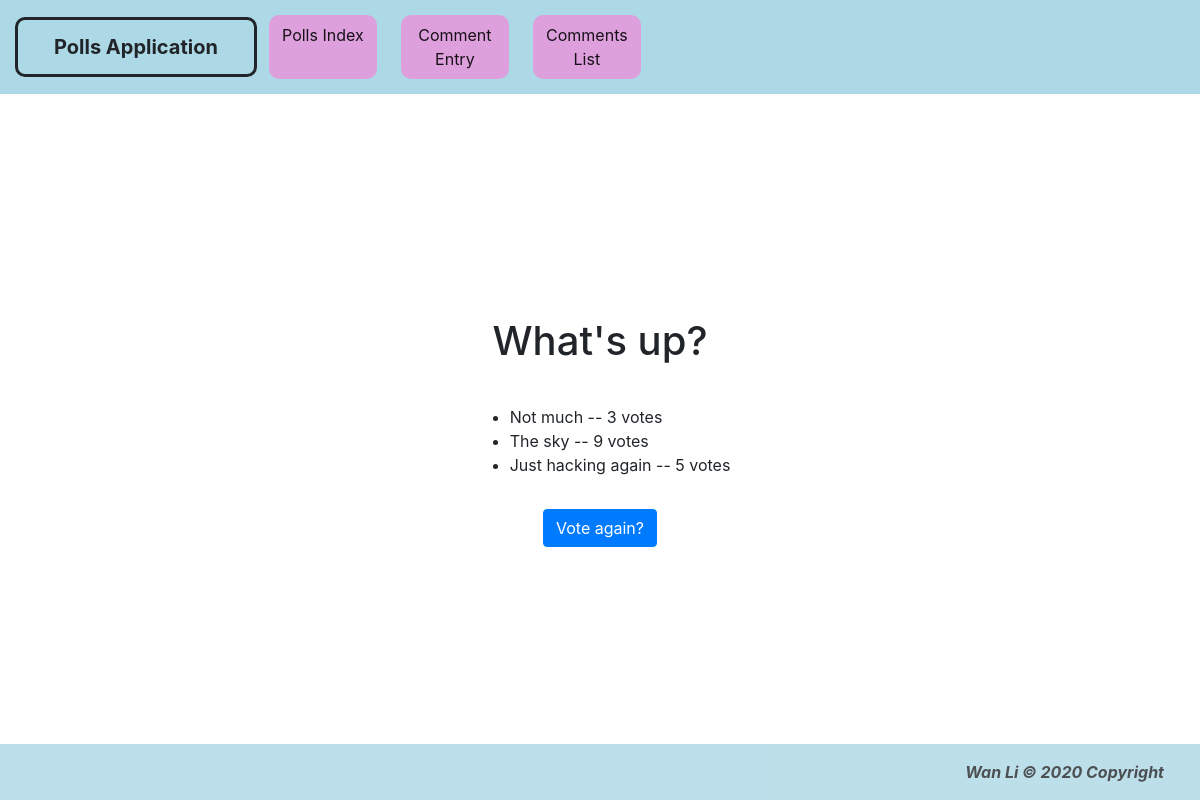
/polls/1/results/, run on an earlier commit of the app's database.
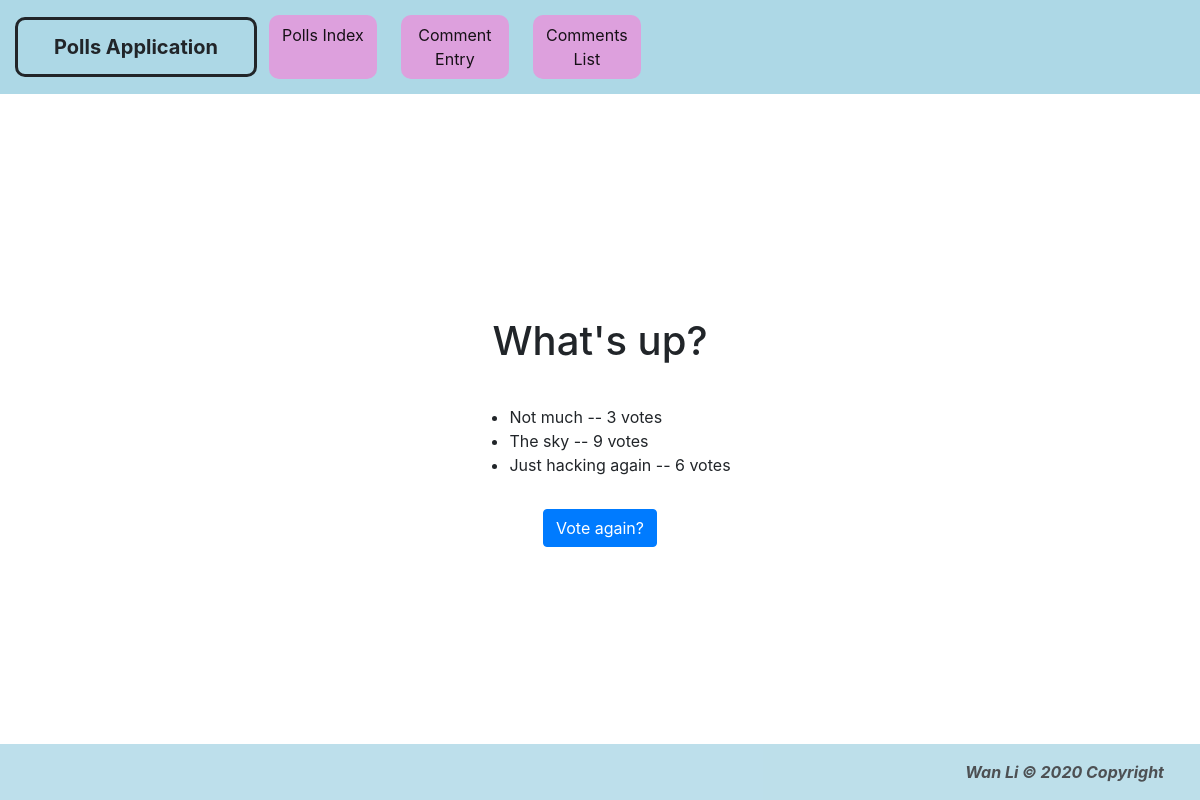
And on a later commit of the database.
### polls/models.py (models this page shows, shortened)
class Choice (models.Model):
    question = models.ForeignKey(Question, on_delete=models.CASCADE)
    choice_text = models.CharField(max_length=200)
    votes = models.IntegerField(default=0)

### polls/views.py (the view)
# urls.py: path('<int:pk>/results/', views.ResultsView.as_view(), name='results'),
class ResultsView(generic.DetailView):
    model = Question
    template_name = 'polls/results.html'
    def get_queryset(self):
        return Question.objects.filter(pub_date__lte=timezone.now())

### polls/templates/polls/results.html (shortened to what this page needs)
{% load bootstrap4 %}
{% bootstrap_css %}
{% load static %}
<link rel="stylesheet" href="https://maxcdn.bootstrapcdn.com/bootstrap/4.0.0/css/bootstrap.min.css"
>
<link rel="stylesheet" type="text/css" href="{% static 'polls/style.css' %}">
<nav class="navbar fixed-top navbar-expand-lg navbar-light" style="background-color: lightblue">
    <a class="navbar-brand">Polls Application</a>
    <div class="collapse navbar-collapse" id="navbarSupportedContent">
        <ul class="navbar-nav mr-auto">
            <li class="nav-item active">
                <a class="nav-link" href="{% url 'polls:index' %}">Polls Index</a>
            </li>
            <li class="nav-item active">
                <a class="nav-link" href="{% url 'polls:comments' %}">Comment Entry</a>
            </li>
            <li class="nav-item active">
                <a class="nav-link" href="{% url 'polls:comments_list' %}">Comments List</a>
            </li>
        </ul>
    </div>
</nav>
<div class="content">
    <h1>{{ question.question_text }}</h1>
    <ul>
        {% for choice in question.choice_set.all %}
        <li>{{ choice.choice_text }} -- {{choice.votes }} vote{{ choice.votes|pluralize }}</li>
        {% endfor %}
    </ul>
    <a class="btn btn-primary" href="{% url 'polls:detail' question.id %}" role="button">Vote again?</a>
</div>
<footer class="page-footer font-small special-color-dark ">
    <div class="footer-copyright text-right py-3">Wan Li © 2020 Copyright</div>
</footer>

What changed in the data, as far as the page shows it:
changed Choice "Just hacking again": votes "5" → "6"
